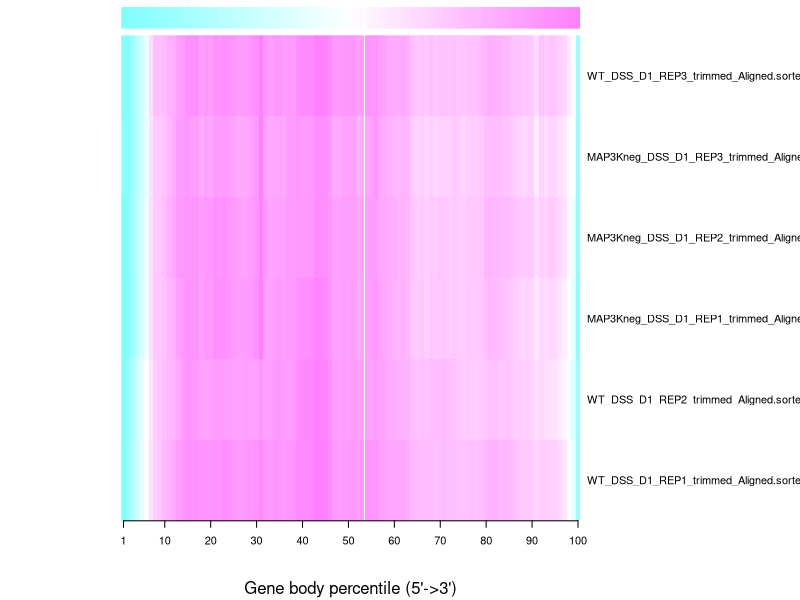
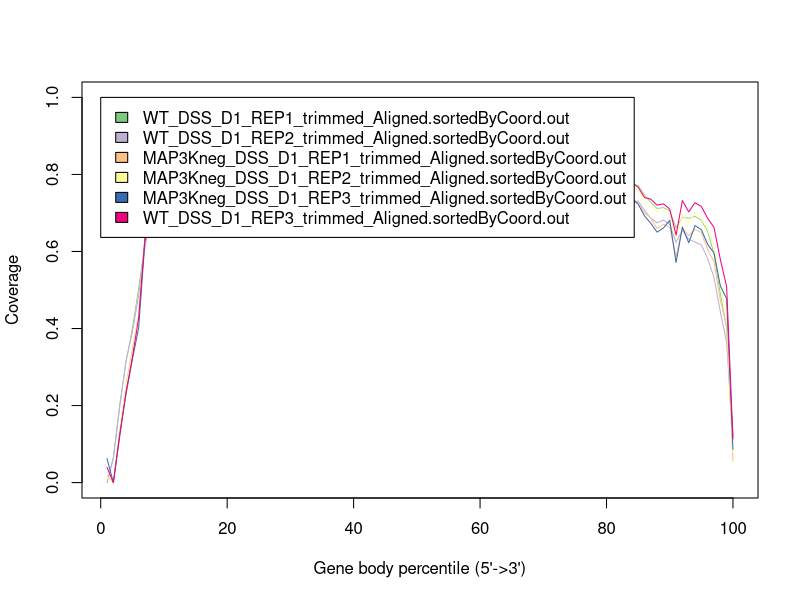

Write the R code that produced these figures, in order.
WT_DSS_D1_REP1_trimmed_Aligned.sortedByCoord.out <- c(0.0,0.0664247598719317,0.20200640341515474,0.31299893276414087,0.39965848452508,0.5052294557097119,0.6210885805763073,0.6932337246531484,0.7189327641408751,0.7656350053361793,0.7955602988260405,0.8303094983991463,0.8826894343649947,0.9073639274279616,0.9270010672358592,0.9185912486659552,0.9308431163287086,0.9047171824973319,0.9097118463180363,0.9073212379935965,0.9307577374599787,0.9188473852721452,0.9463820704375667,0.9258484525080043,0.9074493062966915,0.8945144076840982,0.8912700106723586,0.912145144076841,0.9061259338313767,0.9150480256136606,0.9621344717182497,0.9092849519743863,0.9008324439701174,0.919359658484525,0.9102241195304163,0.9014300960512274,0.9066808964781217,0.9114194236926361,0.952059765208111,0.9534685165421558,0.9627321237993597,0.9664887940234792,1.0,0.9981643543223052,0.9916755602988261,0.9414727854855923,0.9000213447171825,0.8857630736392743,0.9004055496264675,0.8917395944503735,0.8982283884738527,0.8854215581643543,0.8922945570971185,0.9062540021344717,0.9144930629669157,0.9206830309498399,0.8823479188900747,0.8696264674493063,0.8512273212379936,0.8536606189967982,0.8444823906083244,0.8443116328708644,0.8270224119530416,0.776350053361793,0.7541942369263607,0.7625186766275347,0.7458271077908217,0.7615795090715048,0.7447598719316969,0.7534258271077908,0.7648239060832444,0.7480896478121665,0.7559445037353255,0.7401921024546425,0.7243543223052294,0.7375880469583778,0.7371611526147278,0.7290928495197438,0.7486019210245465,0.7828388473852721,0.7973105656350054,0.7968836712913554,0.776093916755603,0.7772038420490929,0.7710565635005336,0.7468516542155816,0.727513340448239,0.711760939167556,0.7138527214514407,0.7055282817502668,0.6617289220917822,0.688196371398079,0.6864034151547492,0.6913127001067236,0.6810245464247598,0.6517395944503735,0.5942369263607257,0.49062966915688366,0.4005976520811099,0.12478121664887941)
WT_DSS_D1_REP2_trimmed_Aligned.sortedByCoord.out <- c(0.0,0.06228971962616822,0.1952336448598131,0.31616822429906544,0.39,0.4855140186915888,0.6114018691588785,0.6978504672897197,0.7253271028037384,0.7580841121495328,0.778411214953271,0.7940654205607477,0.8356542056074766,0.8791588785046729,0.9162149532710281,0.8977102803738318,0.8972897196261682,0.8641121495327103,0.8726635514018691,0.8679439252336448,0.8911214953271028,0.8794859813084113,0.8864485981308411,0.8784579439252337,0.8706542056074766,0.86,0.8563551401869159,0.8728971962616823,0.8718691588785047,0.8748130841121495,0.9050467289719626,0.8598130841121495,0.8721495327102804,0.8977102803738318,0.9060280373831776,0.8804672897196262,0.8785514018691589,0.8872897196261682,0.9380841121495327,0.964392523364486,0.9669158878504673,0.969392523364486,1.0,0.9844859813084113,0.9745327102803738,0.9270093457943925,0.8845794392523364,0.871214953271028,0.8841588785046729,0.8685981308411215,0.8847663551401869,0.8699065420560748,0.8769158878504673,0.8822897196261682,0.8689719626168224,0.8900934579439252,0.8595327102803738,0.8568691588785047,0.8192990654205607,0.8236448598130841,0.8036448598130841,0.7986915887850468,0.7961214953271029,0.748177570093458,0.7284579439252337,0.7471495327102804,0.7326168224299066,0.7425700934579439,0.7427570093457944,0.7607943925233644,0.7620560747663552,0.7437850467289719,0.7440186915887851,0.7177570093457943,0.6971028037383178,0.7072429906542056,0.6970093457943926,0.6895794392523364,0.7094392523364486,0.7326635514018691,0.7432710280373832,0.7439719626168224,0.7258878504672898,0.7232710280373832,0.7311682242990655,0.7067757009345794,0.6867757009345794,0.6742990654205607,0.6818224299065421,0.67,0.6238785046728972,0.6550467289719626,0.6316822429906542,0.6245327102803738,0.6169158878504672,0.5816822429906542,0.5324766355140187,0.44378504672897195,0.36350467289719623,0.11098130841121495)
MAP3Kneg_DSS_D1_REP1_trimmed_Aligned.sortedByCoord.out <- c(0.017162162162162164,0.0,0.13172297297297297,0.2535472972972973,0.34442567567567567,0.43780405405405404,0.6327364864864865,0.7202364864864865,0.7101013513513513,0.7392567567567567,0.7824662162162163,0.8085472972972974,0.8683445945945946,0.9005067567567567,0.9224324324324324,0.9141891891891892,0.9200675675675676,0.871722972972973,0.9071621621621622,0.8983445945945946,0.9357432432432432,0.9262837837837837,0.9343581081081082,0.9110135135135136,0.9054054054054054,0.8804054054054054,0.8829054054054054,0.8818243243243243,0.8994256756756757,0.9311148648648648,1.0,0.8674324324324324,0.8646959459459459,0.8856081081081081,0.8875675675675676,0.8756081081081081,0.8972297297297297,0.8924662162162162,0.9188851351351351,0.9339527027027027,0.9363851351351351,0.9376689189189189,0.9797635135135135,0.9690202702702703,0.9598310810810811,0.9192567567567568,0.860945945945946,0.8616554054054054,0.8808445945945946,0.875,0.8896959459459459,0.8348986486486486,0.8482432432432433,0.8743581081081081,0.889054054054054,0.9080743243243243,0.8559121621621621,0.8448310810810811,0.8170945945945945,0.8045608108108108,0.7836486486486487,0.8108783783783784,0.7804054054054054,0.718277027027027,0.7052364864864865,0.7177364864864865,0.6793243243243243,0.7176013513513514,0.6950337837837838,0.7130405405405406,0.7148648648648649,0.6967229729729729,0.7222972972972973,0.6961486486486487,0.6775337837837838,0.705472972972973,0.7085472972972973,0.6995945945945946,0.7171959459459459,0.7468243243243243,0.778918918918919,0.7591891891891892,0.7498310810810811,0.7401689189189189,0.7254054054054054,0.700472972972973,0.6869594594594595,0.6594594594594595,0.6704054054054054,0.6624662162162163,0.586554054054054,0.6596959459459459,0.6412837837837838,0.6570945945945946,0.6492229729729729,0.6054391891891892,0.5732432432432433,0.4733445945945946,0.40679054054054054,0.05581081081081081)
MAP3Kneg_DSS_D1_REP2_trimmed_Aligned.sortedByCoord.out <- c(0.012469018112488083,0.0,0.13799809342230696,0.249952335557674,0.3327359389895138,0.4340133460438513,0.6305815061963775,0.702001906577693,0.7118398474737846,0.7574833174451859,0.8056816015252621,0.8414108674928503,0.9036034318398475,0.9073403241182079,0.9129075309818875,0.911954242135367,0.914699714013346,0.8730600571973308,0.8947187797902765,0.8973879885605338,0.9275500476644424,0.9101239275500477,0.9250333651096282,0.909208770257388,0.8959008579599619,0.8699332697807436,0.8557864632983794,0.8707721639656816,0.877445185891325,0.9059675881792183,1.0,0.8929265967588179,0.8545281220209724,0.8721067683508102,0.8740514775977121,0.8633365109628217,0.889113441372736,0.8914775977121068,0.9034127740705433,0.901163012392755,0.900095328884652,0.8970448045757865,0.9470352716873213,0.9343755958055291,0.938188751191611,0.9126787416587226,0.8583412774070543,0.8650524308865586,0.8781315538608199,0.8788941849380362,0.8824022878932316,0.8432411820781697,0.8619637750238323,0.8817540514775977,0.8822878932316492,0.894184938036225,0.8470543374642516,0.8430886558627264,0.8245185891325072,0.8187988560533842,0.7906959008579599,0.8060247855100096,0.7792564346997141,0.7240038131553861,0.6968541468064824,0.713212583412774,0.684461391801716,0.7137845567206864,0.6873593898951382,0.7232411820781697,0.7166825548141087,0.6966253574833174,0.7174451858913251,0.6979218303145853,0.6801525262154433,0.7140133460438512,0.7125643469971401,0.7088655862726406,0.7234699714013346,0.7759771210676835,0.7897044804575787,0.7802097235462345,0.7712488083889418,0.7645376549094376,0.7626692087702573,0.7322020972354624,0.7191229742612012,0.7031077216396568,0.7060438512869399,0.7000571973307912,0.6361487130600572,0.6938417540514776,0.6750047664442326,0.701582459485224,0.6845757864632984,0.6580743565300285,0.6133841754051478,0.5081792183031458,0.4367206863679695,0.08087702573879886)
MAP3Kneg_DSS_D1_REP3_trimmed_Aligned.sortedByCoord.out <- c(0.062316026805285904,0.0,0.1261351537546189,0.2296611761758627,0.3188764326423248,0.40154694056491513,0.627544310139663,0.7083046282958602,0.6985031627732198,0.7307571866975637,0.7811736706958101,0.8214755433080729,0.881724807415294,0.8894595102398697,0.9075593411411035,0.8763073839794576,0.8810672011022734,0.8231978455564603,0.8708586459572869,0.8474040207928853,0.8936243502223336,0.8819126949332999,0.882914761695998,0.8724870044466713,0.8621845055426818,0.8327801089747604,0.8378530719609194,0.8412350472850254,0.8626229097513621,0.8998246383165278,1.0,0.8611511241936494,0.830650717104027,0.8517254337070207,0.8498152439406276,0.8389177678962861,0.8805974823072588,0.890680779106908,0.9089371829398134,0.8965052921650905,0.8953153378843866,0.8873614329554707,0.9371516252270308,0.938372894094069,0.9315776288595228,0.8954092816433895,0.8350034446044968,0.8374772969249076,0.861119809607315,0.8662554017661427,0.8676332435648525,0.8016220955721175,0.8238554518694808,0.85861464270057,0.8707960167846183,0.9085300933174673,0.8431139224650842,0.8265171917078975,0.7970501659673076,0.7867789816496524,0.7676457693993862,0.7976451431076595,0.7775098640946954,0.6966242875931609,0.6752990542994927,0.6923341892653598,0.650936306131396,0.6923968184380285,0.6530343834157951,0.6785557712782614,0.6840358238867664,0.6683159015469405,0.7001628358489385,0.6929291664057118,0.6560405837038893,0.6908624037076471,0.7004446671259472,0.6875430575562097,0.7018851380973258,0.7430011899542807,0.7534602617899417,0.7451305818250141,0.7522076783365692,0.7369887893780923,0.7230224838729881,0.6926160205423686,0.6731696624287593,0.6502160706457067,0.6610196029310453,0.6809356798396693,0.5714285714285714,0.6634934552514561,0.6227531784305129,0.6673138347842426,0.6565729316715726,0.618275192584706,0.5959478925283397,0.5107095885263355,0.4773595540802906,0.08630299993737083)
WT_DSS_D1_REP3_trimmed_Aligned.sortedByCoord.out <- c(0.03939828080229226,0.0,0.11899544918253835,0.23491488285858755,0.32348727456598686,0.42714478341479856,0.6375358166189111,0.7538344850834316,0.7388757795381763,0.7592280465194674,0.8047783583347379,0.8141328164503624,0.869922467554357,0.8894319905612675,0.9264284510365751,0.9266812742288892,0.9344345187931906,0.8703017023428282,0.9058654980616888,0.8917495364908141,0.9286195853699646,0.914714309792685,0.9275240182032698,0.9235631215236811,0.913239507837519,0.8802039440418001,0.8931822012472611,0.8940249452216417,0.9168633069273555,0.9400387662228215,1.0,0.9012725434013147,0.8758638125737401,0.9113854710938817,0.9099106691387157,0.8842069779201078,0.8990814090679252,0.8862717006573403,0.9281560761840553,0.9573150176976235,0.9558402157424575,0.9565565481206809,0.9961233777178493,0.9978931400640485,0.9862211360188775,0.9473285016012135,0.901778189785943,0.9003876622282151,0.9138715658183044,0.9131973706387999,0.9112590594977246,0.8759059497724592,0.8810045508174617,0.9178745996966121,0.9109219619079724,0.9198971852351255,0.8751896173942356,0.8668043148491489,0.8316618911174785,0.8293022079892128,0.8244142929378055,0.8452722063037249,0.8155654812068094,0.7497471768076859,0.718186414967133,0.7432580482049553,0.7148154390696106,0.7438901061857408,0.7172593965953143,0.735589078038092,0.745617731333221,0.7342828248778022,0.7452806337434688,0.7251390527557728,0.7189448845440755,0.7390443283330524,0.7379487611663577,0.7349570200573066,0.7680768582504635,0.7959295466037418,0.8094134501938312,0.7937384122703522,0.7994690712961402,0.7768835327827406,0.76736052587224,0.7400977583010282,0.7358419012304062,0.7201247261082083,0.7237063879993259,0.7098853868194842,0.6427186920613518,0.7322602393392887,0.7028906118321254,0.7266138547109389,0.7170065734030001,0.6859514579470757,0.6626074498567335,0.579470756784089,0.5085538513399629,0.1157508848811731)
data_matrix <- matrix(c(WT_DSS_D1_REP1_trimmed_Aligned.sortedByCoord.out,WT_DSS_D1_REP2_trimmed_Aligned.sortedByCoord.out,MAP3Kneg_DSS_D1_REP1_trimmed_Aligned.sortedByCoord.out,MAP3Kneg_DSS_D1_REP2_trimmed_Aligned.sortedByCoord.out,MAP3Kneg_DSS_D1_REP3_trimmed_Aligned.sortedByCoord.out,WT_DSS_D1_REP3_trimmed_Aligned.sortedByCoord.out), byrow=T, ncol=100)
rowLabel <- c("WT_DSS_D1_REP1_trimmed_Aligned.sortedByCoord.out","WT_DSS_D1_REP2_trimmed_Aligned.sortedByCoord.out","MAP3Kneg_DSS_D1_REP1_trimmed_Aligned.sortedByCoord.out","MAP3Kneg_DSS_D1_REP2_trimmed_Aligned.sortedByCoord.out","MAP3Kneg_DSS_D1_REP3_trimmed_Aligned.sortedByCoord.out","WT_DSS_D1_REP3_trimmed_Aligned.sortedByCoord.out")


pdf("qc_reports/mapping_reads/rseqc.geneBodyCoverage.heatMap.pdf")
rc <- cm.colors(ncol(data_matrix))
heatmap(data_matrix, scale=c("none"),keep.dendro=F, labRow = rowLabel ,Colv = NA,Rowv = NA,labCol=NA,col=cm.colors(256),margins = c(6, 8),ColSideColors = rc,cexRow=1,cexCol=1,xlab="Gene body percentile (5'->3')", add.expr=x_axis_expr <- axis(side=1,at=c(1,10,20,30,40,50,60,70,80,90,100),labels=c("1","10","20","30","40","50","60","70","80","90","100")))
dev.off()


pdf("qc_reports/mapping_reads/rseqc.geneBodyCoverage.curves.pdf")
x=1:100
icolor = colorRampPalette(c("#7fc97f","#beaed4","#fdc086","#ffff99","#386cb0","#f0027f"))(6)
plot(x,WT_DSS_D1_REP1_trimmed_Aligned.sortedByCoord.out,type='l',xlab="Gene body percentile (5'->3')", ylab="Coverage",lwd=0.8,col=icolor[1])
lines(x,WT_DSS_D1_REP2_trimmed_Aligned.sortedByCoord.out,type='l',col=icolor[2])
lines(x,MAP3Kneg_DSS_D1_REP1_trimmed_Aligned.sortedByCoord.out,type='l',col=icolor[3])
lines(x,MAP3Kneg_DSS_D1_REP2_trimmed_Aligned.sortedByCoord.out,type='l',col=icolor[4])
lines(x,MAP3Kneg_DSS_D1_REP3_trimmed_Aligned.sortedByCoord.out,type='l',col=icolor[5])
lines(x,WT_DSS_D1_REP3_trimmed_Aligned.sortedByCoord.out,type='l',col=icolor[6])
legend(0,1,fill=icolor[1:6], legend=c('WT_DSS_D1_REP1_trimmed_Aligned.sortedByCoord.out','WT_DSS_D1_REP2_trimmed_Aligned.sortedByCoord.out','MAP3Kneg_DSS_D1_REP1_trimmed_Aligned.sortedByCoord.out','MAP3Kneg_DSS_D1_REP2_trimmed_Aligned.sortedByCoord.out','MAP3Kneg_DSS_D1_REP3_trimmed_Aligned.sortedByCoord.out','WT_DSS_D1_REP3_trimmed_Aligned.sortedByCoord.out'))
dev.off()
